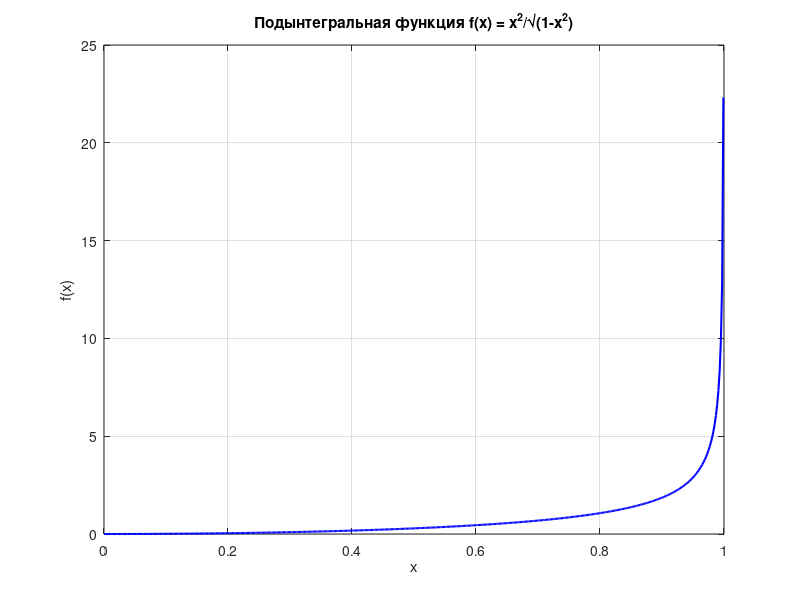

MATLAB code for this plot: (Note: this script raises an error after producing the figure.)
clc; clear; close all;

f = @(x) x.^2./sqrt(1-x.^2);

x_plot = linspace(0, 0.999, 500);   % не берём x=1 — там разрыв
figure;
plot(x_plot, f(x_plot), 'b-', 'LineWidth', 1.5);
grid on;
xlabel('x'); ylabel('f(x)');
title('Подынтегральная функция f(x) = x^2/\surd(1-x^2)');



eps_shift = 1e-6;
b = 1 - eps_shift;

% Метод трапеций с разными шагами
h_values = [0.01, 0.1, 0.5];
I_trap = zeros(size(h_values));
for k = 1:length(h_values)
    h = h_values(k);
    x = 0:h:b;
    y = f(x);
    I_trap(k) = trapz(x, y);
end

% Метод Симпсона (составная формула, n=100 подынтервалов)
n = 100;
x_s = linspace(0, b, n+1);
y_s = f(x_s);
h_s = (b-0)/n;
I_simpson = h_s/3 * (y_s(1) + y_s(end) + 4*sum(y_s(2:2:end-1)) + 2*sum(y_s(3:2:end-2)));

% Ньютон-Котес 8-го порядка (замкнутая 9-точечная формула)
xn = linspace(0, b, 9);
yn = f(xn);
hn = (b-0)/8;
w = [989, 5888, -928, 10496, -4540, 10496, -928, 5888, 989];
I_nc8 = hn/28350 * sum(w .* yn) * 8;   

% Адаптивный метод MATLAB (эталон, справляется с особенностью)
I_adaptive = integral(f, 0, 1);



f2 = @(x,y) 2*x.^2 + 7*x + y.^2;
I2 = integral2(f2, 1, 2, 0, 1)   % пределы: xmin,xmax,ymin,ymax



syms x
f3 = sqrt(x+2)/x;
I3_exact = int(f3, x, 2, 7)
I3_num = double(I3_exact)



syms x
f4 = x/(1-x^4);
F4 = int(f4, x)
F4_simplified = simplify(F4)



syms x
f5 = x/(1-x^3);
I5 = int(f5, x, 0, Inf)     % symbolic вернёт NaN или сообщение о невозможности вычислить



% Численная попытка через integral — MATLAB выдаст предупреждение
f5n = @(x) x./(1-x.^3);
I5_num = integral(f5n, 0, Inf)   % Warning: Reached the singularity...



eps_vals = [0.1, 0.01, 0.001];
for e = eps_vals
    I_left  = integral(f5n, 0, 1-e);
    I_right = integral(f5n, 1+e, 50);   % 50 - достаточно большая "бесконечность"
    fprintf('eps=%.3f: sum = %.4f\n', e, I_left + I_right);
end
